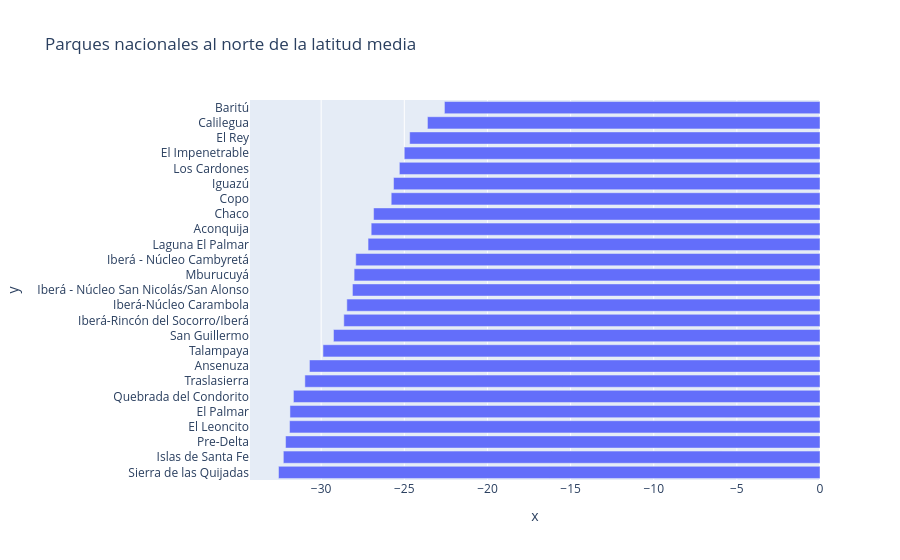

Source (notebook cell):
### Markdown cell above
Resp:

### Code cell
filtr1 = area[(area["tap"] == 1)&(area.jap == 2)]
filtr2 = filtr1[filtr1["lat"] > -34]
filtr4 = filtr2.sort_values("lat")
filtr3 = filtr4["nam"]
dig = px.bar(
    y=filtr3.values,
    x=filtr4["lat"],
    orientation="h",
    title="Parques nacionales al norte de la latitud media")
dig.show()

### Figure 1 — Plotly figure (JSON) as saved in the notebook; plotly's stock layout.template omitted (floating-point values rounded to 4 significant figures)
{"data": [{"hovertemplate": "x=%{x}<br>y=%{y}<extra></extra>", "legendgroup": "", "marker": {"color": "#636efa", "pattern": {"shape": ""}}, "name": "", "orientation": "h", "showlegend": false, "textposition": "auto", "type": "bar", "x": [-32.57, -32.28, -32.14, -31.9, -31.88, -31.67, -30.98, -30.71, -29.89, -29.26, -28.64, -28.46, -28.12, -28.02, -27.92, -27.18, -26.99, -26.85, -25.79, -25.65, -25.3, -25.0, -24.68, -23.61, -22.59], "xaxis": "x", "y": ["Sierra de las Quijadas", "Islas de Santa Fe", "Pre-Delta", "El Leoncito", "El Palmar", "Quebrada del Condorito", "Traslasierra", "Ansenuza", "Talampaya", "San Guillermo", "Iberá-Rincón del Socorro/Iberá", "Iberá-Núcleo Carambola", "Iberá - Núcleo San Nicolás/San Alonso", "Mburucuyá", "Iberá - Núcleo Cambyretá", "Laguna El Palmar", "Aconquija", "Chaco", "Copo", "Iguazú", "Los Cardones", "El Impenetrable", "El Rey", "Calilegua", "Baritú"], "yaxis": "y"}], "layout": {"barmode": "relative", "legend": {"tracegroupgap": 0}, "title": {"text": "Parques nacionales al norte de la latitud media"}, "xaxis": {"anchor": "y", "domain": [0, 1], "title": {"text": "x"}}, "yaxis": {"anchor": "x", "domain": [0, 1], "title": {"text": "y"}}}}
